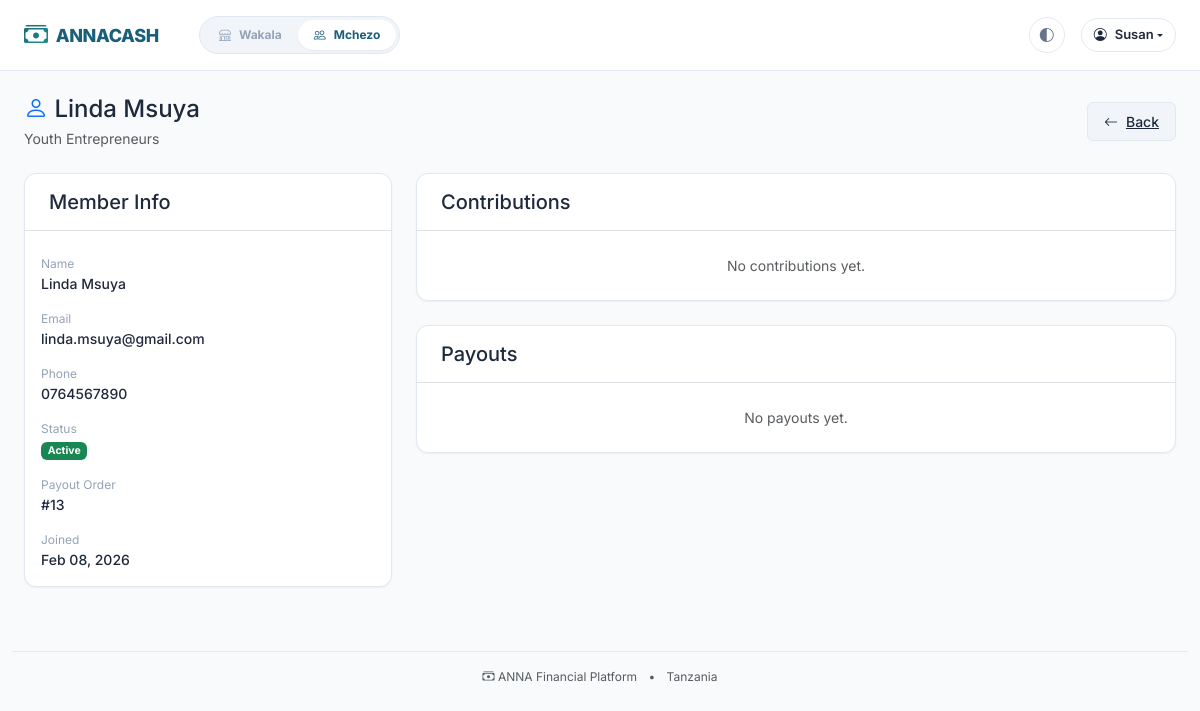
/mchezo/6/members/112/ (signed in), run on the app's committed database.
### accounts/models.py (models this page shows, shortened)
class User(AbstractBaseUser, PermissionsMixin):
    email = models.EmailField(unique=True)
    phone_number = models.CharField(max_length=20, unique=True, blank=True, null=True)
    first_name = models.CharField(max_length=100)
    last_name = models.CharField(max_length=100)
    is_active = models.BooleanField(default=True)
    is_staff = models.BooleanField(default=False)
    is_superuser = models.BooleanField(default=False)
    date_joined = models.DateTimeField(default=timezone.now)
    last_login = models.DateTimeField(blank=True, null=True)
    profile_image = models.ImageField(upload_to="profiles/", blank=True, null=True)
    bio = models.TextField(blank=True)
    timezone = models.CharField(max_length=50, default="Africa/Nairobi")
    national_id = models.CharField(max_length=20, blank=True, null=True)
    region = models.CharField(max_length=100, blank=True)
    district = models.CharField(max_length=100, blank=True)
    objects = UserManager()
    USERNAME_FIELD = "email"
    REQUIRED_FIELDS = ["first_name", "last_name"]
    class Meta:
        verbose_name = "User"
        verbose_name_plural = "Users"
        ordering = ["-date_joined"]
    def get_full_name(self):
        return f"{self.first_name} {self.last_name}".strip()

### mchezo/models.py (models this page shows, shortened)
class Membership(AuditableModel):
    STATUS_CHOICES = [
        ("active", "Active"),
        ("completed", "Completed"),
        ("withdrawn", "Withdrawn"),
        ("defaulted", "Defaulted"),
    ]
    group = models.ForeignKey(
        Group, on_delete=models.CASCADE, related_name="memberships"
    )
    user = models.ForeignKey(
        settings.AUTH_USER_MODEL,
        on_delete=models.CASCADE,
        related_name="mchezo_memberships",
    )
    status = models.CharField(max_length=20, choices=STATUS_CHOICES, default="active")
    join_date = models.DateField(default=timezone.now)
    exit_date = models.DateField(blank=True, null=True)
    payout_order = models.PositiveIntegerField(
        null=True, blank=True, help_text="Position in payout order (1=first payout)"
    )
    phone_number = models.CharField(max_length=20, blank=True)
    alternate_phone = models.CharField(max_length=20, blank=True)
    emergency_contact_name = models.CharField(max_length=200, blank=True)
    emergency_contact_phone = models.CharField(max_length=20, blank=True)
    class Meta:
        unique_together = ("group", "user")
        ordering = ["payout_order"]
        verbose_name = "Membership"
        verbose_name_plural = "Memberships"

class Group(AuditableModel):
    name = models.CharField(max_length=200)
    description = models.TextField(blank=True)
    contribution_amount = models.DecimalField(
        max_digits=15, decimal_places=2, validators=[MinValueValidator(100)]
    )
    social_fund_contribution = models.DecimalField(
        max_digits=15,
        decimal_places=2,
        default=0,
        help_text="Fixed amount for 'Mfuko wa Jamii' per period",
    )
    late_fine_amount = models.DecimalField(
        max_digits=15,
        decimal_places=2,
        default=0,
        help_text="Standard fine for late contributions",
    )
    contribution_frequency = models.CharField(
        max_length=20,
        choices=[
            ("daily", "Daily"),
            ("weekly", "Weekly"),
            ("biweekly", "Bi-weekly"),
            ("monthly", "Monthly"),
        ],
        default="weekly",
    )
    max_members = models.PositiveIntegerField(default=10)
    contribution_day = models.PositiveIntegerField(
        help_text="Day of week (1=Monday, 7=Sunday) or day of month", default=1
    )
    contribution_time = models.TimeField(default=timezone.now)
    is_active = models.BooleanField(default=True)
    is_open = models.BooleanField(default=True, help_text="Allow new members to join")
    payout_order_method = models.CharField(
        max_length=30,
        choices=[
            ("random", "Random"),
            ("fixed", "Fixed (members choose)"),
            ("bidding", "Bidding (highest bidder wins)"),
            ("sequential", "Sequential (first come, first served)"),
        ],
        default="random",
    )
    class Meta:
        verbose_name = "Group"
        verbose_name_plural = "Groups"
        ordering = ["name"]

### mchezo/views.py (the view)
@login_required
def mchezo_member_detail(request, group_id, membership_id):
    membership = get_object_or_404(
        Membership.objects.select_related("user", "group"),
        pk=membership_id,
        group_id=group_id,
    )
    if not has_mchezo_role(
        request.user, membership.group, ["admin", "treasurer", "member"]
    ):
        messages.error(request, "You don't have permission to view this member.")
        return redirect("dashboard:mchezo", group_id=group_id)
    contributions = Contribution.objects.filter(membership=membership).order_by(
        "-contribution_date", "-contribution_time"
    )
    payouts = Payout.objects.filter(membership=membership).order_by("-completed_date")
    return render(
        request,
        "mchezo/member_detail.html",
        {
            "membership": membership,
            "group": membership.group,
            "contributions": contributions,
            "payouts": payouts,
            "page_title": f"{membership.user.get_full_name()} - Member Details",
        },
    )

### templates/mchezo/member_detail.html (shortened to what this page needs)
{% extends 'base.html' %}
{% load permissions %}
{% block content %}
<div class="d-flex justify-content-between align-items-center flex-wrap mb-4">
    <div>
        <h4 class="mb-1">
            <i class="bi bi-person text-primary"></i> {{ membership.user.get_full_name }}
        </h4>
        <p class="text-muted mb-0">{{ membership.group.name }}</p>
    </div>
    <div class="d-flex gap-2 mt-3 mt-md-0">
        <a href="{% url 'dashboard:mchezo' group_id=membership.group.id %}" class="anna-btn anna-btn-secondary">
            <i class="bi bi-arrow-left"></i> Back
        </a>
    </div>
</div>
<div class="row g-4">
    <div class="col-md-4">
        <div class="anna-card">
            <div class="anna-card-header px-4 py-3 border-bottom">
                <h5 class="mb-0">Member Info</h5>
            </div>
            <div class="anna-card-body">
                <div class="mb-3">
                    <small class="text-muted">Name</small>
                    <div class="fw-medium">{{ membership.user.get_full_name }}</div>
                </div>
                <div class="mb-3">
                    <small class="text-muted">Email</small>
                    <div class="fw-medium">{{ membership.user.email }}</div>
                </div>
                <div class="mb-3">
                    <small class="text-muted">Phone</small>
                    <div class="fw-medium">{{ membership.phone_number|default:"-" }}</div>
                </div>
                <div class="mb-3">
                    <small class="text-muted">Status</small>
                    <div>
                        {% if membership.status == 'active' %}
                        <span class="badge bg-success">Active</span>
                        {% else %}
                        <span class="badge bg-secondary">{{ membership.status|title }}</span>
                        {% endif %}
                    </div>
                </div>
                <div class="mb-3">
                    <small class="text-muted">Payout Order</small>
                    <div class="fw-medium">#{{ membership.payout_order|default:"-" }}</div>
                </div>
                <div class="mb-0">
                    <small class="text-muted">Joined</small>
                    <div class="fw-medium">{{ membership.join_date|date:"M d, Y" }}</div>
                </div>
            </div>
        </div>
    </div>
    <div class="col-md-8">
        <div class="anna-card mb-4">
            <div class="anna-card-header px-4 py-3 border-bottom">
                <h5 class="mb-0">Contributions</h5>
            </div>
            <div class="anna-card-body p-0">
                {% if contributions %}
                <div class="table-responsive">
                    <table class="table table-hover mb-0">
                        <thead>
                            <tr>
                                <th>Date</th>
                                <th>Amount</th>
                                <th>Method</th>
                                <th>Status</th>
                            </tr>
                        </thead>
                        <tbody>
                            {% for contrib in contributions %}
                            <tr>
                                <td>{{ contrib.contribution_date|date:"M d, Y" }}</td>
                                <td>{% format_tzs contrib.amount %}</td>
                                <td>{{ contrib.payment_method }}</td>
                                <td>
                                    {% if contrib.status == 'completed' %}
                                    <span class="badge bg-success">Completed</span>
                                    {% else %}
                                    <span class="badge bg-secondary">{{ contrib.status|title }}</span>
                                    {% endif %}
                                </td>
                            </tr>
                            {% endfor %}
                        </tbody>
                    </table>
                </div>
                {% else %}
                <div class="anna-empty-state py-4">
                    <p class="text-muted mb-0">No contributions yet.</p>
                </div>
                {% endif %}
            </div>
        </div>
        <div class="anna-card">
            <div class="anna-card-header px-4 py-3 border-bottom">
                <h5 class="mb-0">Payouts</h5>
            </div>
            <div class="anna-card-body p-0">
                {% if payouts %}
                <div class="table-responsive">
                    <table class="table table-hover mb-0">
                        <thead>
                            <tr>
                                <th>Date</th>
                                <th>Amount</th>
                                <th>Method</th>
                                <th>Status</th>
                            </tr>
                        </thead>
                        <tbody>
                            {% for payout in payouts %}
                            <tr>
                                <td>{{ payout.completed_date|date:"M d, Y" }}</td>
                                <td>{% format_tzs payout.amount %}</td>
                                <td>{{ payout.payment_method }}</td>
                                <td>
                                    {% if payout.status == 'completed' %}
                                    <span class="badge bg-success">Completed</span>
                                    {% else %}
                                    <span class="badge bg-secondary">{{ payout.status|title }}</span>
                                    {% endif %}
                                </td>
                            </tr>
                            {% endfor %}
                        </tbody>
                    </table>
                </div>
                {% else %}
                <div class="anna-empty-state py-4">
                    <p class="text-muted mb-0">No payouts yet.</p>
                </div>
                {% endif %}
            </div>
        </div>
    </div>
</div>
{% endblock %}

### templates/base.html (shortened to what this page needs)
<!DOCTYPE html>
<html lang="sw">
<head>
    {% load static %}
    <link href="https://cdn.jsdelivr.net/npm/bootstrap@5.3.0/dist/css/bootstrap.min.css" rel="stylesheet">
    <link href="https://cdn.jsdelivr.net/npm/bootstrap-icons@1.11.0/font/bootstrap-icons.css" rel="stylesheet">
    <link href="{% static 'css/variables.css' %}" rel="stylesheet">
    <link href="{% static 'css/anna.css' %}" rel="stylesheet">
</head>
<body>
    <nav class="navbar navbar-expand-lg anna-navbar">
        <div class="container-fluid px-3 px-lg-4">
            <a class="navbar-brand anna-navbar-brand" href="/">
                <i class="bi bi-cash-stack"></i> ANNACASH
            </a>
            {% if user.is_authenticated %}
            <div class="collapse navbar-collapse" id="navbarNav">
                <div class="anna-app-switcher ms-lg-4 me-auto d-none d-lg-flex">
                    {% if has_wakala_access %}
                    <a href="{% url 'dashboard:app_switcher' %}?app=wakala" class="anna-app-switcher-btn {% if request.path|slice:':8' == '/wakala' or '/wakala/' in request.path %}active{% endif %}">
                        <i class="bi bi-shop"></i> Wakala
                    </a>
                    {% endif %}
                    {% if has_mchezo_access %}
                    <a href="{% url 'dashboard:app_switcher' %}?app=mchezo" class="anna-app-switcher-btn {% if request.path|slice:':7' == '/mchezo' or '/mchezo/' in request.path %}active{% endif %}">
                        <i class="bi bi-people"></i> Mchezo
                    </a>
                    {% endif %}
                </div>
                <div class="d-flex flex-column flex-lg-row align-items-lg-center gap-3 mt-3 mt-lg-0 ms-auto">
                    <button class="theme-toggle d-none d-lg-flex" title="Cycle theme">
                        <i class="bi bi-circle-half"></i>
                    </button>
                    <div class="dropdown d-none d-lg-block">
                        <button class="anna-user-menu-btn dropdown-toggle d-flex align-items-center" type="button" data-bs-toggle="dropdown" aria-expanded="false">
                            <i class="bi bi-person-circle me-2"></i>
                            <span class="d-none d-sm-inline">{{ user.first_name|default:user.email|truncatechars:15 }}</span>
                        </button>
                    </div>
                </div>
            </div>
            {% endif %}
        </div>
    </nav>
    <main class="container-fluid px-3 px-lg-4 py-4">
        {% block content %}{% endblock %}
    </main>
    <footer class="text-center py-4 text-muted" style="font-size: 0.75rem;">
        <div class="container-fluid">
            <hr class="my-3" style="opacity: 0.1;">
            <p class="mb-0">
                <i class="bi bi-cash-stack"></i> ANNA Financial Platform
                <span class="mx-2">•</span>
                Tanzania
            </p>
        </div>
    </footer>
</body>
</html>

### data on the page
User: first_name "Susan"
Membership: user.get_full_name "Linda Msuya", group.name "Youth Entrepreneurs", user.email "linda.msuya@gmail.com", phone_number "0764567890", payout_order "13", join_date "Feb 08, 2026"
